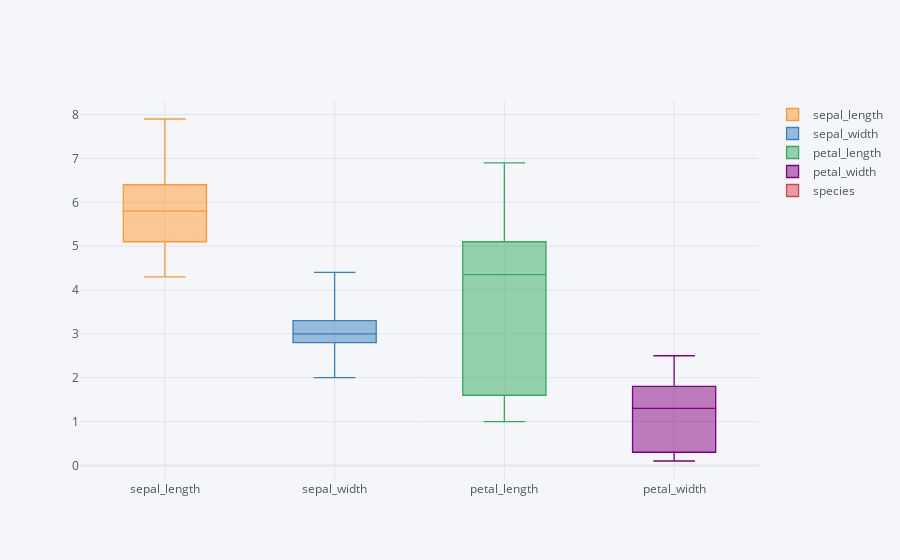

Notebook source saved alongside this figure:
### Code cell
df.iplot(x='sepal_length',kind='box')

### Figure 1 — Plotly figure (JSON) as saved in the notebook; plotly's stock layout.template omitted (floating-point values rounded to 4 significant figures; data arrays with more than 128 entries replaced by an {"elided": "..."} marker saying what was removed)
{"data": [{"boxpoints": false, "line": {"width": 1.3}, "marker": {"color": "rgba(255, 153, 51, 1.0)"}, "name": "sepal_length", "orientation": "v", "type": "box", "y": {"elided": "150 float values"}}, {"boxpoints": false, "line": {"width": 1.3}, "marker": {"color": "rgba(55, 128, 191, 1.0)"}, "name": "sepal_width", "orientation": "v", "type": "box", "y": {"elided": "150 float values"}}, {"boxpoints": false, "line": {"width": 1.3}, "marker": {"color": "rgba(50, 171, 96, 1.0)"}, "name": "petal_length", "orientation": "v", "type": "box", "y": {"elided": "150 float values"}}, {"boxpoints": false, "line": {"width": 1.3}, "marker": {"color": "rgba(128, 0, 128, 1.0)"}, "name": "petal_width", "orientation": "v", "type": "box", "y": {"elided": "150 float values"}}, {"boxpoints": false, "line": {"width": 1.3}, "marker": {"color": "rgba(219, 64, 82, 1.0)"}, "name": "species", "orientation": "v", "type": "box", "y": {"elided": "150 str values"}}], "layout": {"legend": {"bgcolor": "#F5F6F9", "font": {"color": "#4D5663"}}, "paper_bgcolor": "#F5F6F9", "plot_bgcolor": "#F5F6F9", "title": {"font": {"color": "#4D5663"}}, "xaxis": {"gridcolor": "#E1E5ED", "showgrid": true, "tickfont": {"color": "#4D5663"}, "title": {"font": {"color": "#4D5663"}, "text": ""}, "zerolinecolor": "#E1E5ED"}, "yaxis": {"gridcolor": "#E1E5ED", "showgrid": true, "tickfont": {"color": "#4D5663"}, "title": {"font": {"color": "#4D5663"}, "text": ""}, "zerolinecolor": "#E1E5ED"}}}
